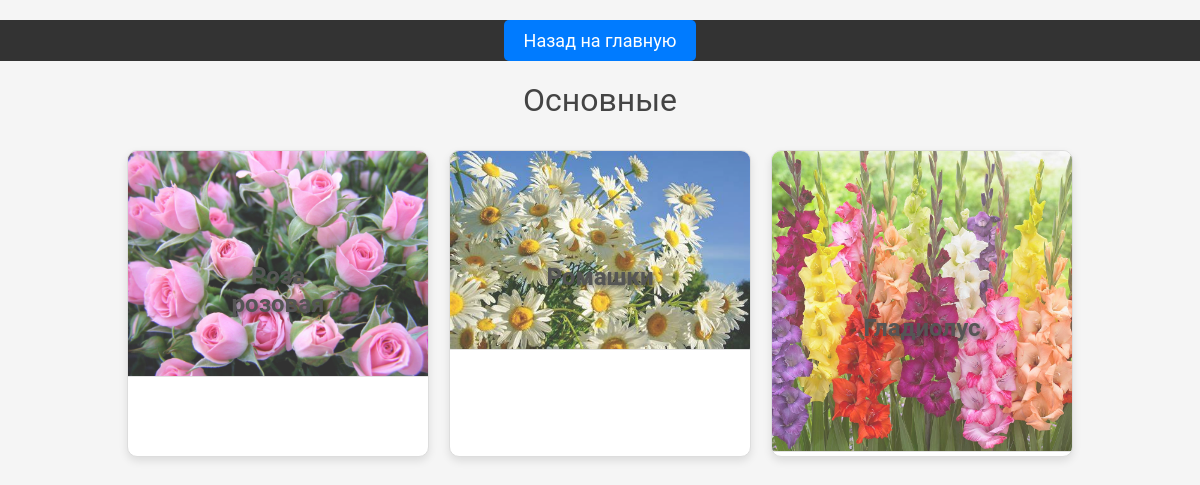
Page /category/1/ on the committed database.
### catalog/models.py (models this page shows, shortened)
class Category(models.Model):
    name = models.CharField(max_length=100)
    banner = models.ImageField(upload_to='banners/')

class Flower(models.Model):
    name = models.CharField(max_length=100)
    image = models.ImageField(upload_to='flowers/')
    description = models.TextField()
    category = models.ForeignKey(Category, related_name='flowers', on_delete=models.CASCADE)

### catalog/views.py (the view)
# urls.py: path('category/<int:category_id>/', views.category_detail, name='category_detail'),
def category_detail(request, category_id):
    category = get_object_or_404(Category, pk=category_id)
    flowers = category.flowers.all()
    return render(request, 'catalog/category_detail.html', {'category': category, 'flowers': flowers})

### catalog/templates/catalog/category_detail.html (shortened to what this page needs)
<!DOCTYPE html>
<html>
<head>
    {% load static %}
    <link rel="stylesheet" type="text/css" href="{% static 'catalog/css/styles.css' %}">
</head>
<body>
    <div class="navbar">
        <a href="{% url 'home' %}">Назад на главную</a>
    </div>
    <h1>{{ category.name }}</h1>
    <div class="container">
        {% for flower in flowers %}
            <div class="card">
                <a href="{% url 'flower_detail' flower.id %}">
                    <div class="banner">
                        <img src="{{ flower.image.url }}" alt="{{ flower.name }}">
                        <p>{{ flower.name }}</p>
                    </div>
                </a>
            </div>
        {% endfor %}
    </div>
</body>
</html>

### flowers_catalog/static/catalog/css/styles.css (style rules this page uses)
body { font-family: 'Roboto', sans-serif; margin: 0; padding: 0; background-color: #f5f5f5; color: #333; }
h1, h2 { text-align: center; margin-top: 20px; font-weight: 400; color: #444; }
.container { display: flex; flex-wrap: wrap; justify-content: center; margin: 20px; }
.card { border: 1px solid #ddd; border-radius: 10px; box-shadow: 0 4px 8px rgba(0, 0, 0, 0.1); margin: 10px; width: 300px; overflow: hidden; text-align: center; background: white; transition: transform 0.2s; }
.card img { width: 100%; height: auto; border-bottom: 1px solid #ddd; }
.card p { padding: 10px; font-size: 18px; color: #555; }
.navbar { text-align: center; margin-top: 20px; padding: 10px 0; background-color: #333; }
.navbar a { margin: 0 10px; text-decoration: none; color: white; font-size: 18px; padding: 10px 20px; background-color: #007BFF; border-radius: 5px; transition: background-color 0.3s; }
.banner { position: relative; display: inline-block; width: 100%; color: white; text-align: center; }
.banner img { width: 100%; height: auto; opacity: 0.8; }
.banner p { position: absolute; top: 50%; left: 50%; transform: translate(-50%, -50%); font-size: 24px; font-weight: bold; text-shadow: 2px 2px 4px rgba(0, 0, 0, 0.5); }

### rows in the picture
Category: name "Основные"
Flower: image (picture), name "Роза розовая"
Flower: image (picture), name "Ромашки"
Flower: image (picture), name "Гладиолус"
